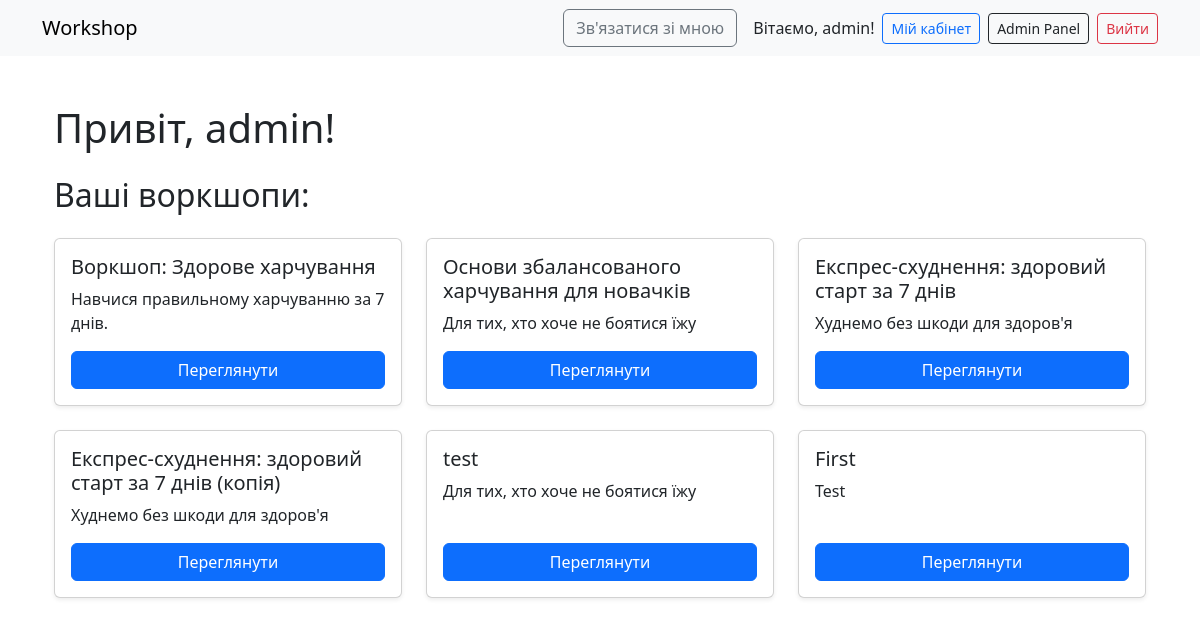
Before: /cabinet/ (signed in) with the older database file.
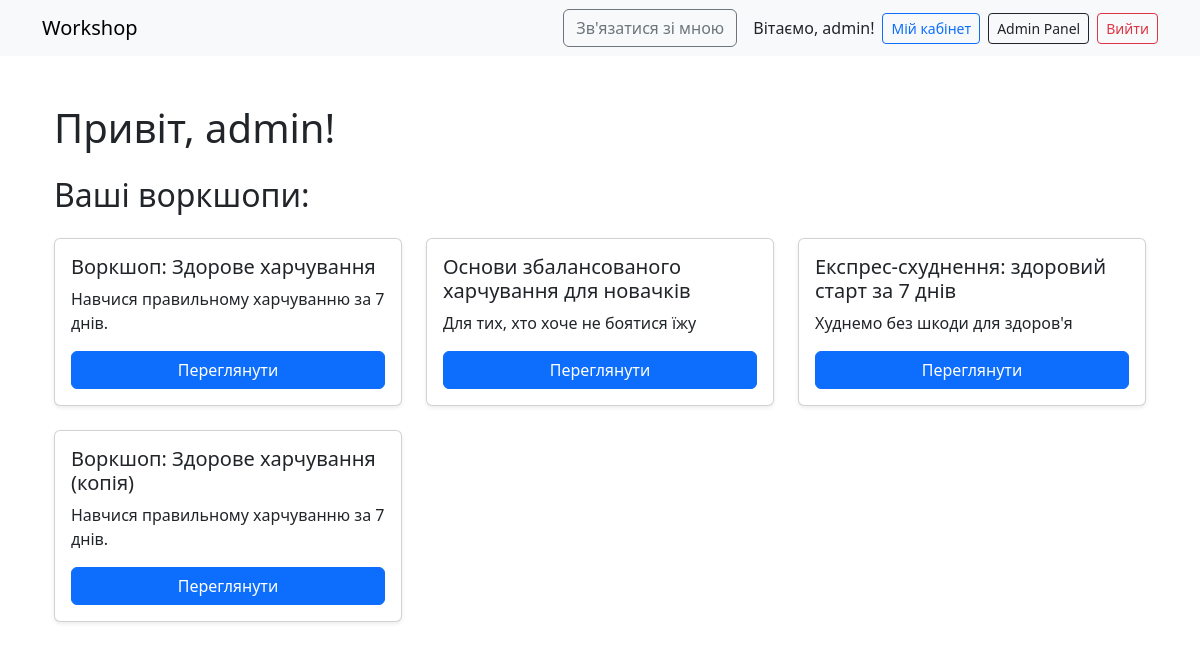
After: the same page with the newer database file.
### courses/models.py (models this page shows, shortened)
class Course(models.Model):
    title = models.CharField(max_length=255)
    slug = models.SlugField(unique=True, blank=True)
    description = models.TextField()
    price = models.DecimalField(max_digits=8, decimal_places=2)
    created_at = models.DateTimeField(auto_now_add=True)
    is_published = models.BooleanField(default=False)

### courses/views.py (the view)
# urls.py: path('cabinet/', login_required(views.cabinet_view), name='cabinet'),
@login_required
def cabinet_view(request):
    if request.user.is_superuser:
        courses = Course.objects.all()
        return render(request, 'courses/cabinet.html', {
            'all_courses': courses,
            'user_courses': None,
        })
    else:
        user_courses = UserCourse.objects.filter(user=request.user, is_paid=True).select_related('course')
        return render(request, 'courses/cabinet.html', {
            'all_courses': None,
            'user_courses': user_courses,
        })

### courses/templates/courses/cabinet.html (shortened to what this page needs)
{% extends 'courses/base.html' %}
{% block content %}
<div class="container mt-5">
  <h1 class="mb-4">Привіт, {{ request.user.username }}!</h1>
  <h2 class="mb-4">Ваші воркшопи:</h2>
  {% if all_courses %}
    <div class="row">
        {% for course in all_courses %}
        <div class="col-md-6 col-lg-4 mb-4">
            <div class="card h-100 shadow-sm">
            <div class="card-body d-flex flex-column">
                <h5 class="card-title">{{ course.title }}</h5>
                <p class="card-text">{{ course.description|truncatewords:20 }}</p>
                <div class="mt-auto">
                <a href="{% url 'course_detail' course.id %}" class="btn btn-primary w-100">Переглянути</a>
                </div>
            </div>
            </div>
        </div>
        {% endfor %}
    </div>
{% else %}
  <div class="alert alert-warning">У вас ще немає доступних курсів.</div>
{% endif %}
</div>
{% endblock %}

Changed rows visible on the page:
removed Course: title "Експрес-схуднення: здоровий старт за 7 днів (копія)", description "Худнемо без шкоди для здоров'я"
removed Course: title "test", description "Для тих, хто хоче не боятися їжу"
removed Course: title "First", description "Test"
added Course: title "Воркшоп: Здорове харчування (копія)", description "Навчися правильному харчуванню за 7 днів."
